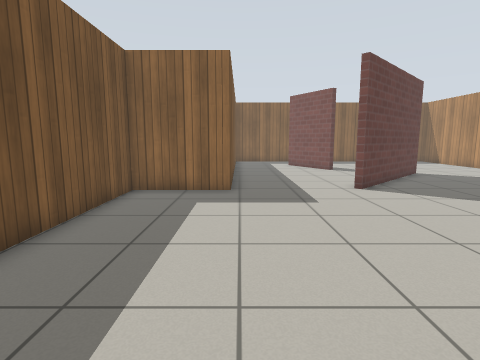
[1] (above)

13 first-person views from a walk through a robot-simulator world made for Gazebo. The camera is 0.94 m above the floor, tilts 8° down and sees 80° across. The floor is counted in squares, 0.5 m on a side. Each view is taken from the middle of a square. On the plan, view 1 faces up. The plan holds only what a view shows up to about 16 squares ahead; the rest is blank. Simple patterns stand in for the simulator's built-in surfaces.

[2]
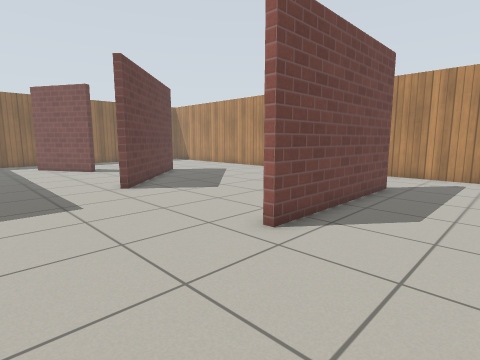

[3]
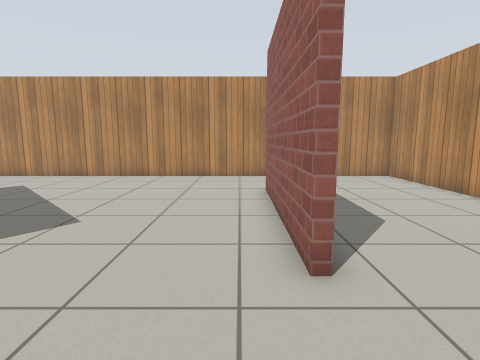

[4]
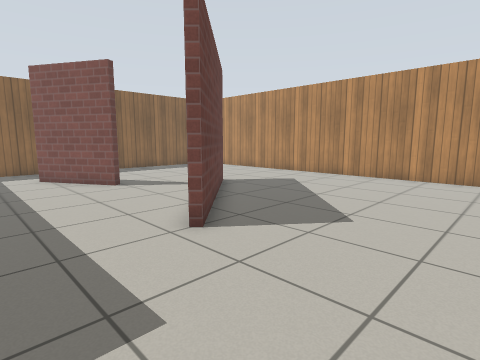

[5]
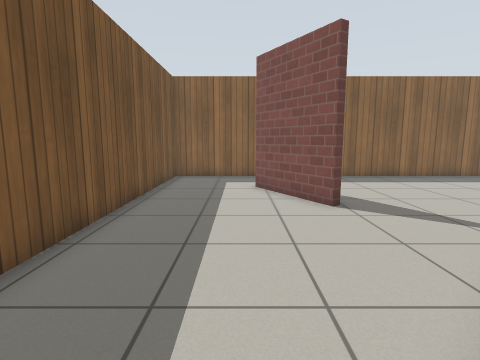

[6]
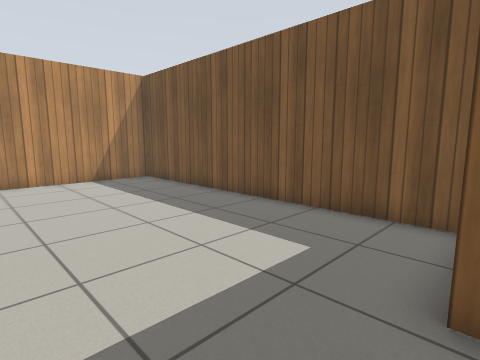

[7]
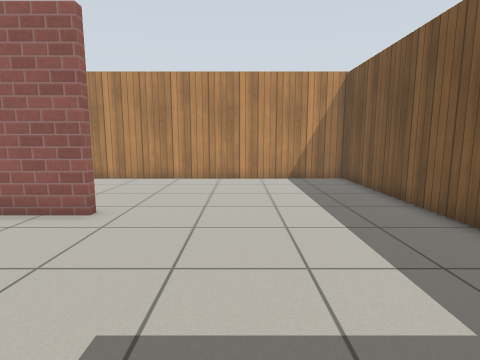

[8]
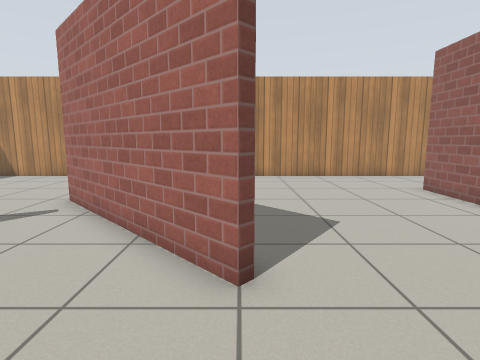

[9]
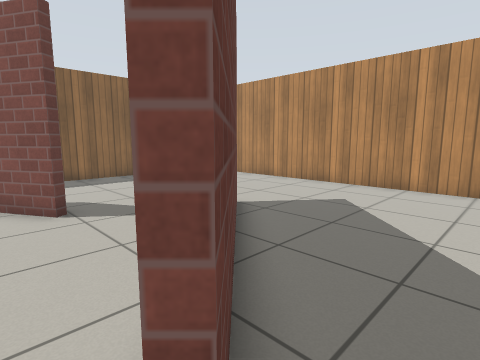

[10]
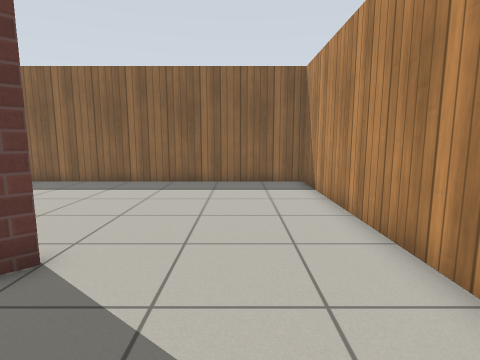

[11]
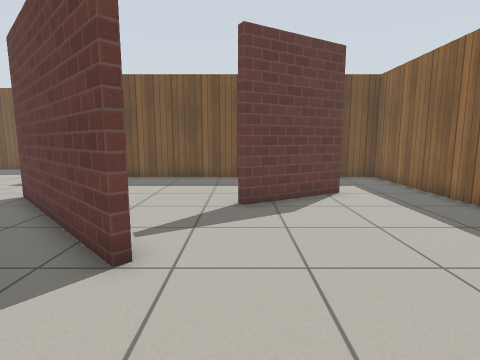

[12]
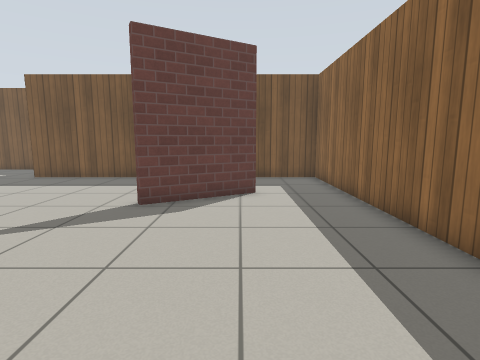

[13]
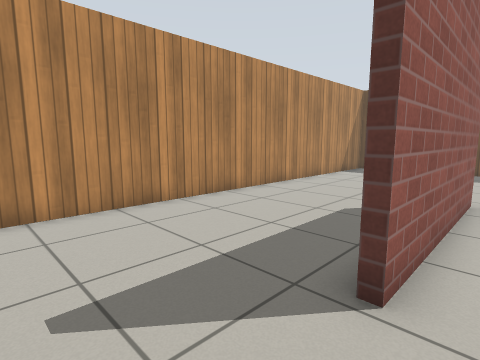

### Floor plan
Points are (right, up) in squares from view 1. A wall is a line through its corners. A room is listed if a view was taken in it or the views show most of it. See-through windows are left out.
Room 1 (views 1, 2, 3, 4, 5, 6, 7, 8, 9, 10, 11, 12, 13)
walls: (4.7, 10.8) (4.5, 11) (9.8, 16.3) (10, 16.1) (4.7, 10.8); (4.8, 4) (11.7, 4) (11.7, 3.7) (4.8, 3.7) (4.8, 4); (-0.3, 10.6) (-4.1, 10.6) (-4.1, -2.8) (15.9, -2.8) (15.9, 24.8) (-0.3, 24.8) (-0.3, 10.6); (5.7, 17.8) (3.6, 21.4); (3.8, 21.7) (5.9, 18.1)

Positions as (right, up) in squares from view 1, and headings:
1: (0, 0), facing up
2: (0, 0), facing up-right
3: (1, 5), facing right
4: (1, 6), facing up-right
5: (3, 10), facing up
6: (3, 11), facing down-left
7: (1, 11), facing down
8: (1, 11), facing right
9: (4, 10), facing up-right
10: (13, 12), facing up
11: (14, 18), facing left
12: (14, 21), facing left
13: (15, 5), facing down-left
